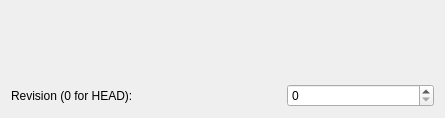
<ui version="4.0" >
 <class>SubversionCheckout</class>
 <widget class="QWidget" name="SubversionCheckout" >
  <property name="geometry" >
   <rect>
    <x>0</x>
    <y>0</y>
    <width>445</width>
    <height>118</height>
   </rect>
  </property>
  <layout class="QVBoxLayout" name="verticalLayout" >
   <item>
    <layout class="QGridLayout" >
     <property name="margin" >
      <number>0</number>
     </property>
     <item row="0" column="0" >
      <widget class="KUrlRequester" name="url" >
       <property name="sizePolicy" >
        <sizepolicy vsizetype="Preferred" hsizetype="Expanding" >
         <horstretch>0</horstretch>
         <verstretch>0</verstretch>
        </sizepolicy>
       </property>
      </widget>
     </item>
     <item row="1" column="0" >
      <layout class="QHBoxLayout" name="_3" >
       <property name="margin" >
        <number>0</number>
       </property>
       <item>
        <widget class="QLabel" name="textLabel1" >
         <property name="text" >
          <string>Revision (0 for HEAD):</string>
         </property>
         <property name="wordWrap" >
          <bool>false</bool>
         </property>
        </widget>
       </item>
       <item>
        <spacer name="spacer2" >
         <property name="orientation" >
          <enum>Qt::Horizontal</enum>
         </property>
         <property name="sizeType" >
          <enum>QSizePolicy::Expanding</enum>
         </property>
         <property name="sizeHint" stdset="0" >
          <size>
           <width>121</width>
           <height>20</height>
          </size>
         </property>
        </spacer>
       </item>
       <item>
        <widget class="QSpinBox" name="revision" >
         <property name="sizePolicy" >
          <sizepolicy vsizetype="Fixed" hsizetype="MinimumExpanding" >
           <horstretch>0</horstretch>
           <verstretch>0</verstretch>
          </sizepolicy>
         </property>
        </widget>
       </item>
      </layout>
     </item>
    </layout>
   </item>
  </layout>
 </widget>
 <customwidgets>
  <customwidget>
   <class>KUrlRequester</class>
   <extends>QFrame</extends>
   <header>kurlrequester.h</header>
  </customwidget>
 </customwidgets>
 <resources/>
 <connections/>
</ui>
